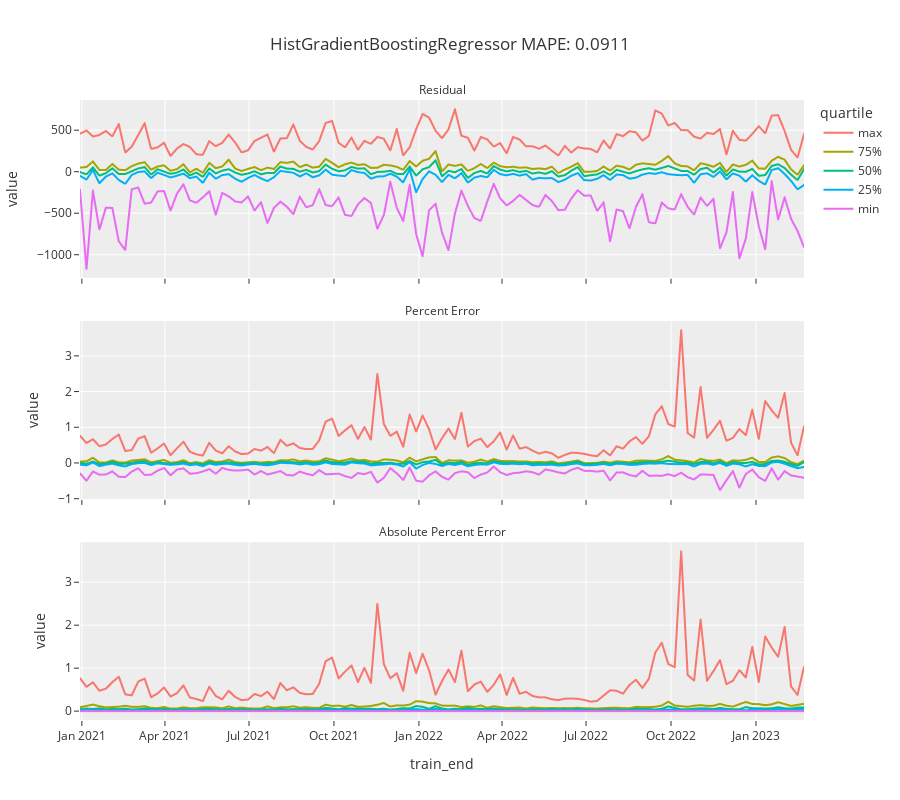

The cell this chart's notebook holds for it:
### Code cell
import plotly.express as px

# to display in plot title
model_type = str(MODEL).split("'")[1].split(".")[-1]
mape = predictions["Absolute Percent Error"].mean()

# massage prediction summary into long-form with desired quartiles
df = prediction_summary.stack([0, 1]).loc[:, 
    ['Residual', 'Percent Error', 'Absolute Percent Error'],
    ['max', '75%', '50%', '25%', 'min']
    ].reset_index(name='value').rename(
        {'level_1': 'metric', 'level_2': 'quartile'}, axis=1)

fig = px.line(df, x="train_end", y="value", color="quartile", facet_col_wrap=1,
    facet_col="metric", title=f'{model_type} MAPE: {mape:.4f}',
    height=800, template='ggplot2')
fig.update_yaxes(matches=None)
fig.for_each_annotation(lambda a: a.update(text=a.text.split("=")[-1]))
fig.show()
